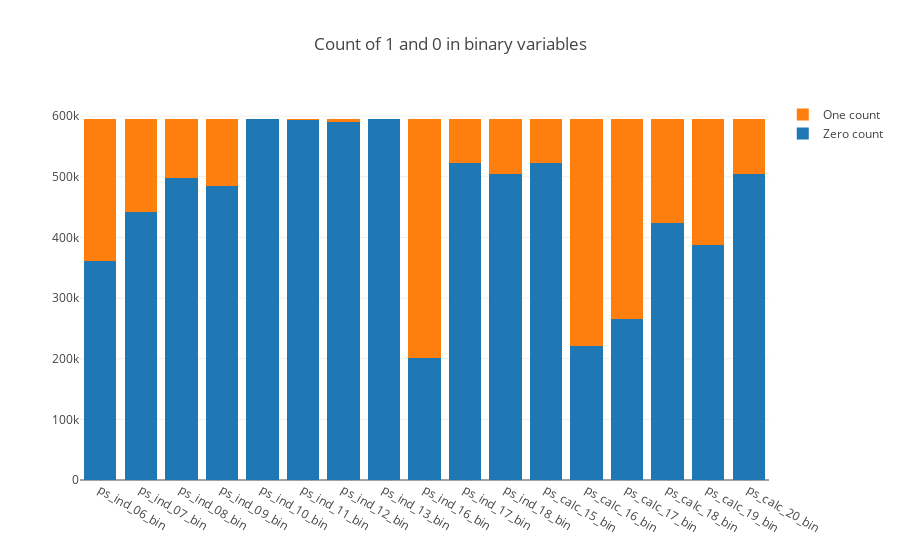

The notebook cell this image was saved under:
### Code cell
trace1 = go.Bar(
    x=bin_col,
    y=zero_list ,
    name='Zero count'
)
trace2 = go.Bar(
    x=bin_col,
    y=one_list,
    name='One count'
)

data = [trace1, trace2]
layout = go.Layout(
    barmode='stack',
    title='Count of 1 and 0 in binary variables'
)

fig = go.Figure(data=data, layout=layout)
py.iplot(fig, filename='stacked-bar')

### Figure 1 — Plotly figure (JSON) as saved in the notebook; plotly's stock layout.template omitted (floating-point values rounded to 4 significant figures)
{"data": [{"name": "Zero count", "type": "bar", "x": ["ps_ind_06_bin", "ps_ind_07_bin", "ps_ind_08_bin", "ps_ind_09_bin", "ps_ind_10_bin", "ps_ind_11_bin", "ps_ind_12_bin", "ps_ind_13_bin", "ps_ind_16_bin", "ps_ind_17_bin", "ps_ind_18_bin", "ps_calc_15_bin", "ps_calc_16_bin", "ps_calc_17_bin", "ps_calc_18_bin", "ps_calc_19_bin", "ps_calc_20_bin"], "y": [360852, 442223, 497644, 484917, 594990, 594205, 589594, 594648, 201882, 523143, 503879, 522342, 221514, 265356, 424278, 387469, 503955]}, {"name": "One count", "type": "bar", "x": ["ps_ind_06_bin", "ps_ind_07_bin", "ps_ind_08_bin", "ps_ind_09_bin", "ps_ind_10_bin", "ps_ind_11_bin", "ps_ind_12_bin", "ps_ind_13_bin", "ps_ind_16_bin", "ps_ind_17_bin", "ps_ind_18_bin", "ps_calc_15_bin", "ps_calc_16_bin", "ps_calc_17_bin", "ps_calc_18_bin", "ps_calc_19_bin", "ps_calc_20_bin"], "y": [234360, 152989, 97568, 110295, 222, 1007, 5618, 564, 393330, 72069, 91333, 72870, 373698, 329856, 170934, 207743, 91257]}], "layout": {"barmode": "stack", "title": "Count of 1 and 0 in binary variables"}}
